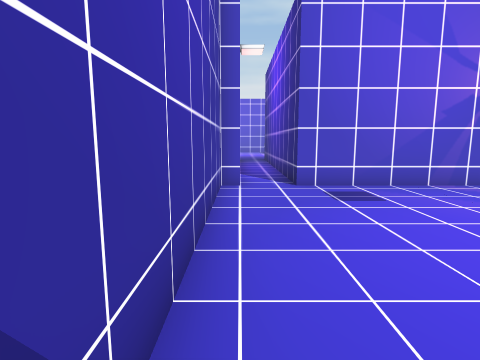
[1] (above)

14 first-person views from a walk through a scene from a Unity 3-D project. The camera is 1.2 m above the floor, tilts 8° down and sees 80° across. The floor is counted in squares, 1 m on a side. Each view is taken from the middle of a square. On the plan, view 1 faces up. The plan holds only what a view shows up to about 13 squares ahead; the rest is blank. The place goes on beyond the plan. The player character is not drawn. Door leaves are left out, so doorways stand open.

[2]
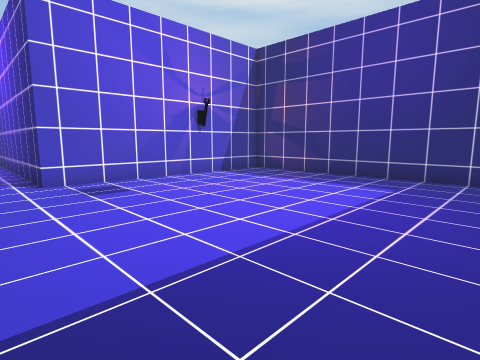

[3]
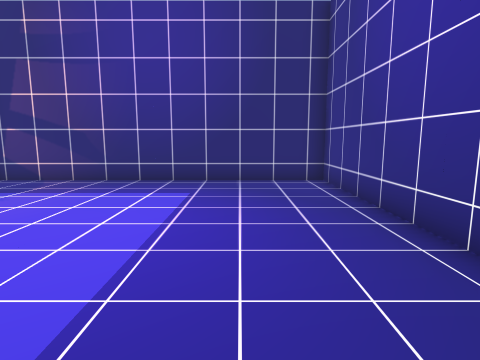

[4]
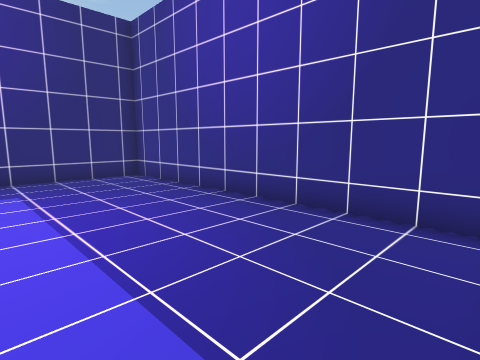

[5]
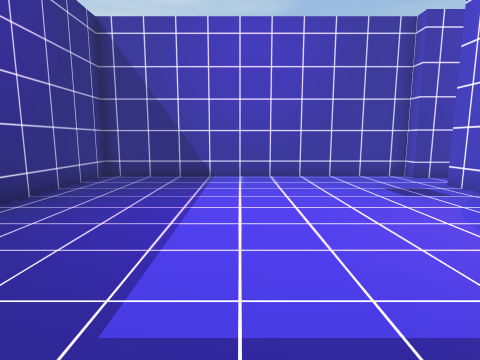

[6]
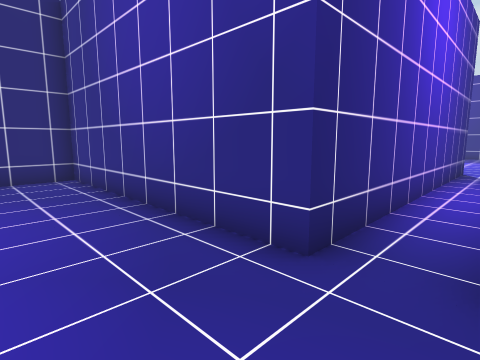

[7]
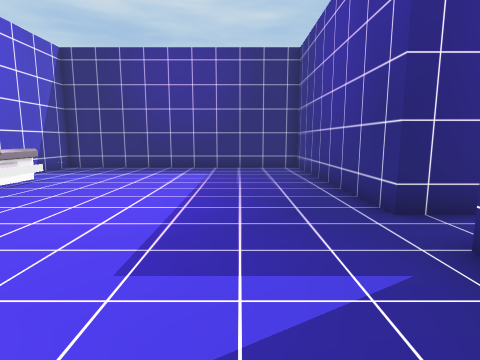

[8]
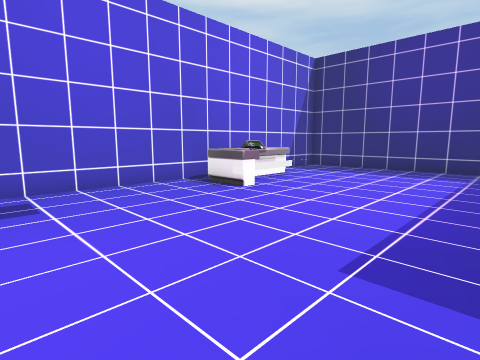

[9]
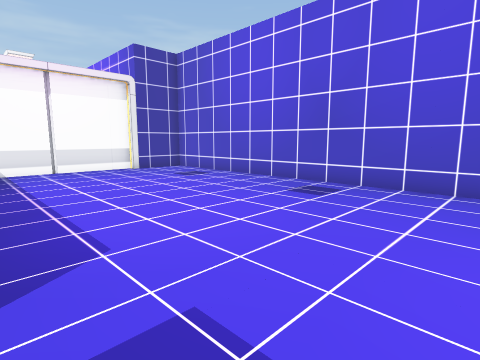

[10]
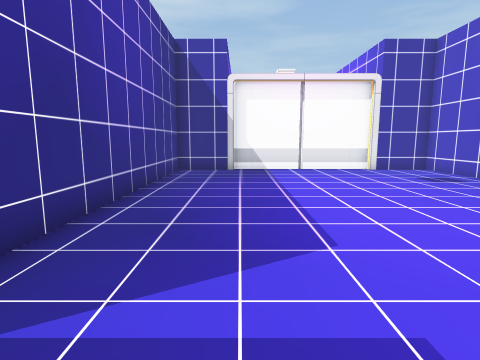

[11]
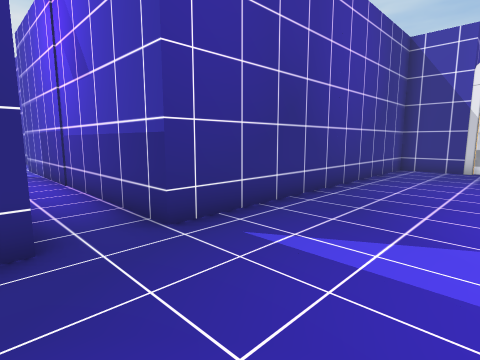

[12]
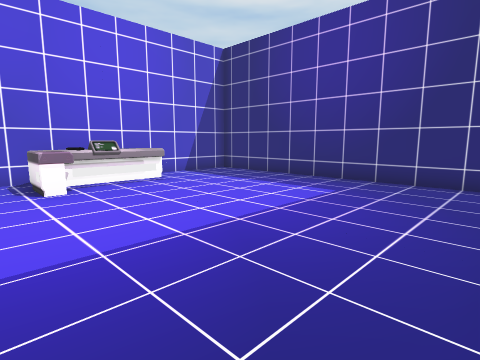

[13]
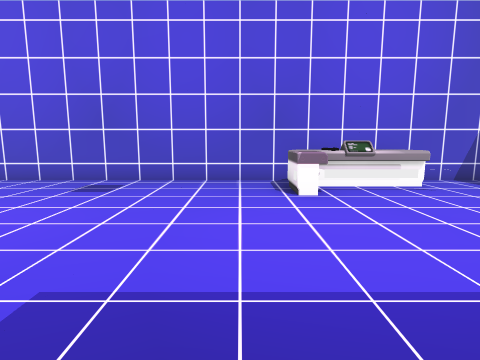

[14]
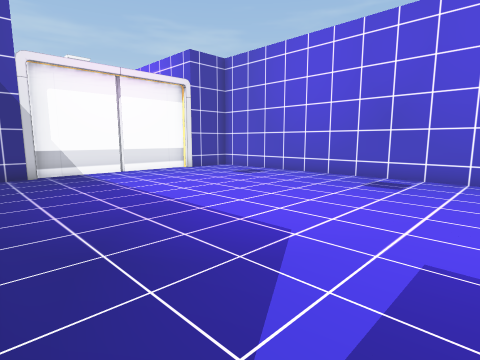

### Floor plan
Points are (right, up) in squares from view 1. A wall is a line through its corners. A room is listed if a view was taken in it or the views show most of it. See-through windows are left out.
Room 1 (views 1, 2, 3, 4, 5)
walls: (-0.1, 7.5) (-0.5, 7.5) (-0.5, -2.5) (9.5, -2.5) (9.5, 7.5) (1.5, 7.5)
ways out: open door at (0.5, 8) to room 2
Room 2 (views 6, 7, 8, 9, 10, 11, 12, 13, 14)
walls: (-10.5, 19.6) (-10.5, 17.5) (-0.1, 17.5) (-0.1, 7.5); (1.5, 7.5) (1.5, 17.5) (9.5, 17.5) (9.5, 27.5) (-10.5, 27.5) (-10.5, 25.5)
ways out: open door at (0.5, 8) to room 1
objects: other object (-11, 20) to (-11, 25); other object (2, 25) to (6, 27)

Positions as (right, up) in squares from view 1, and headings:
1: (0, 0), facing up
2: (0, -1), facing up-right
3: (1, 0), facing right
4: (0, 2), facing down-right
5: (9, 2), facing left
6: (0, 20), facing down-right
7: (-3, 20), facing right
8: (-3, 20), facing up-right
9: (1, 20), facing up-left
10: (1, 20), facing left
11: (2, 21), facing down-left
12: (1, 18), facing up-right
13: (1, 19), facing up
14: (0, 18), facing up-left
